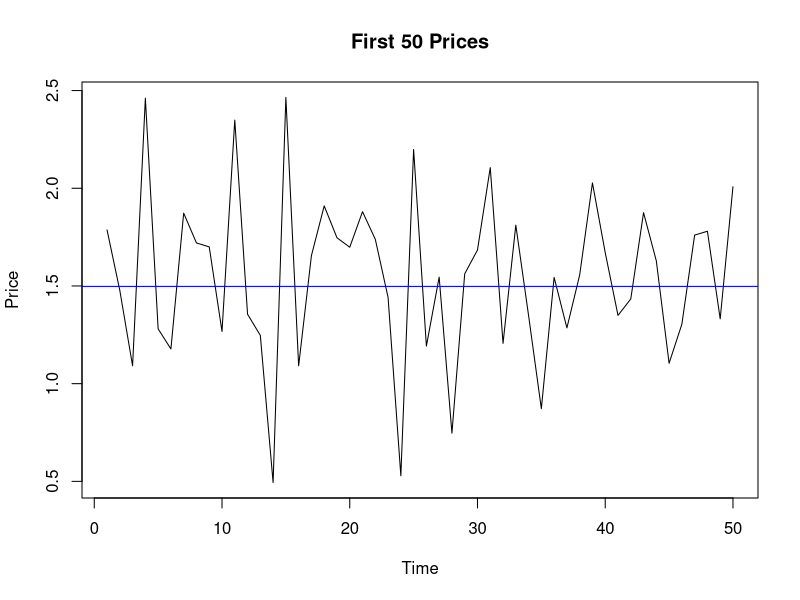
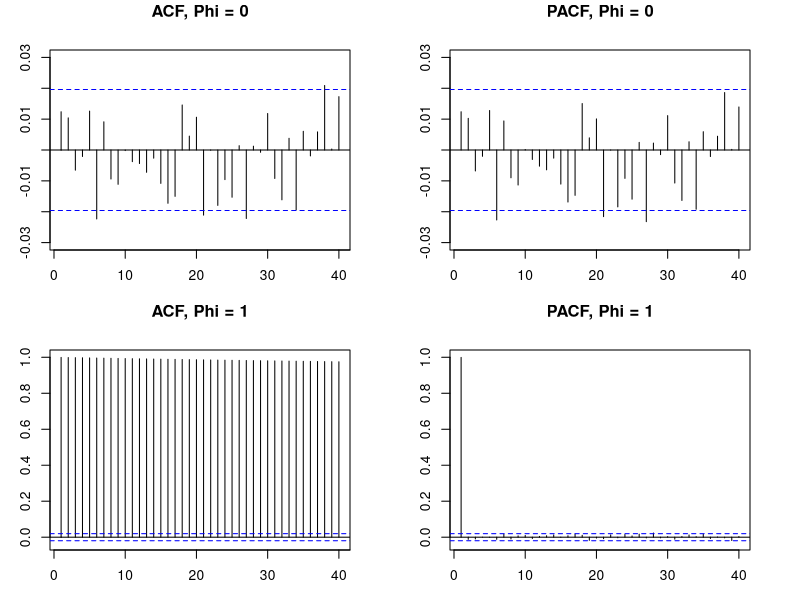
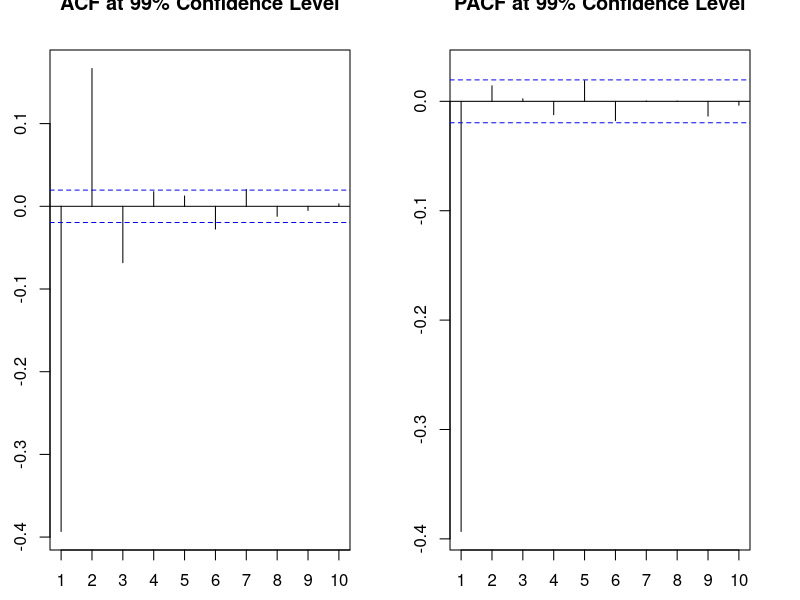
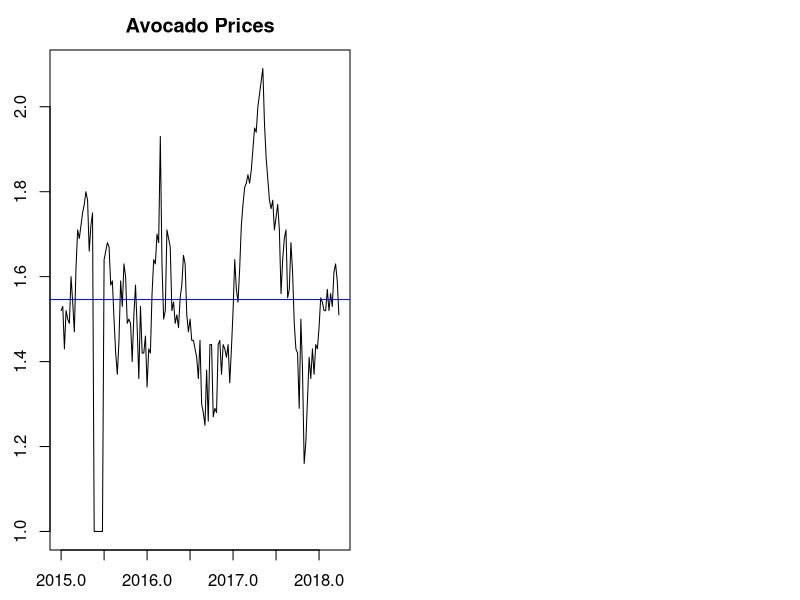
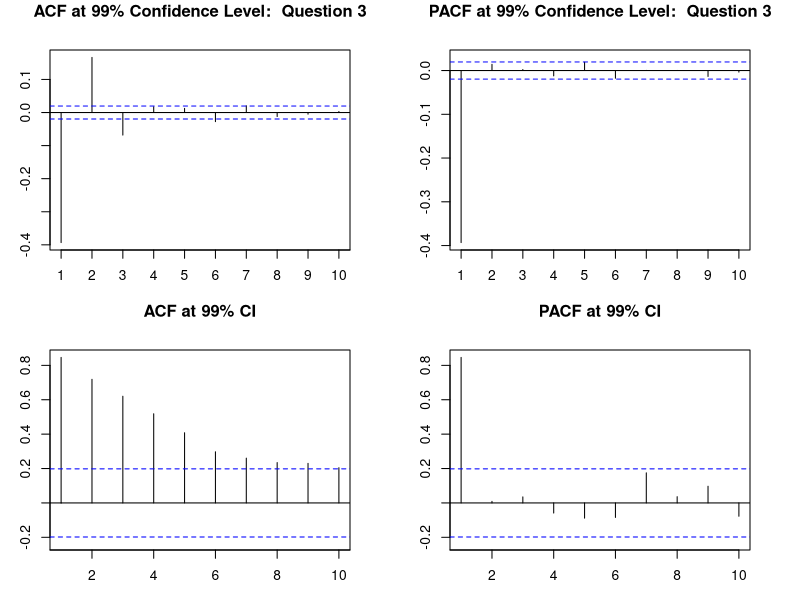
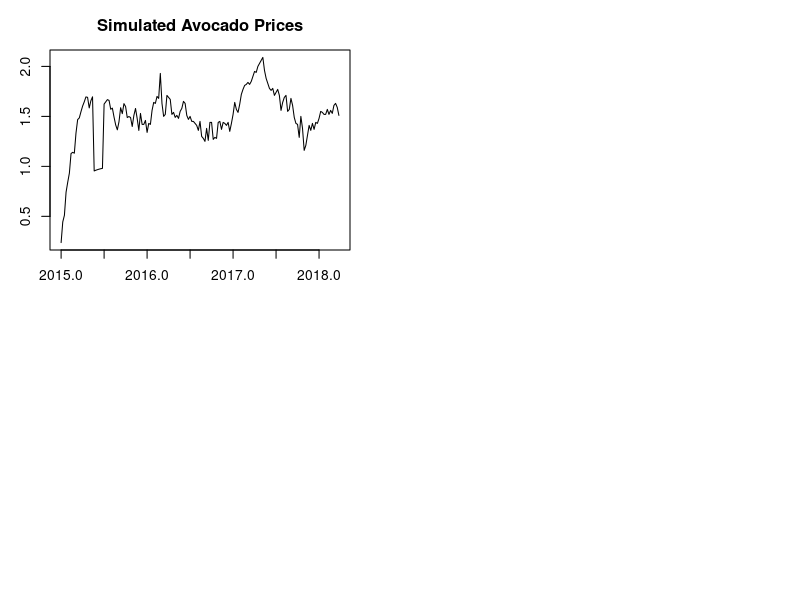
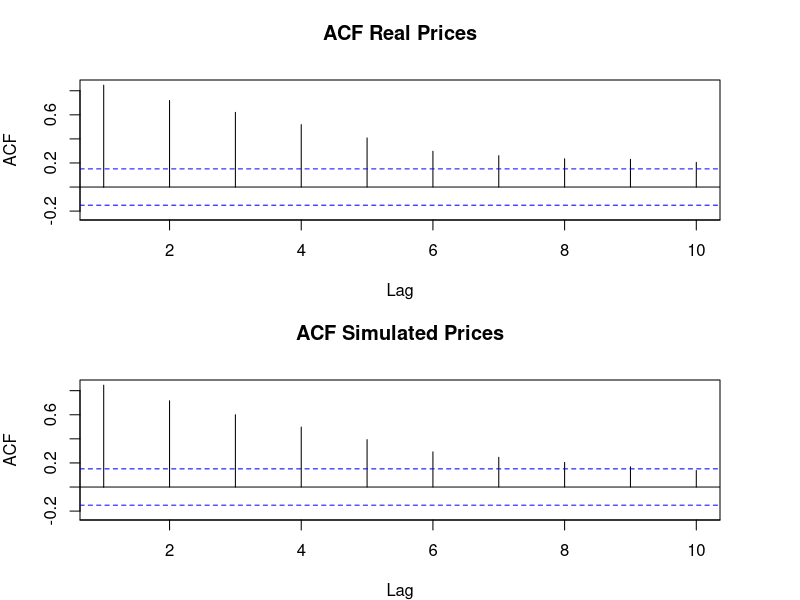
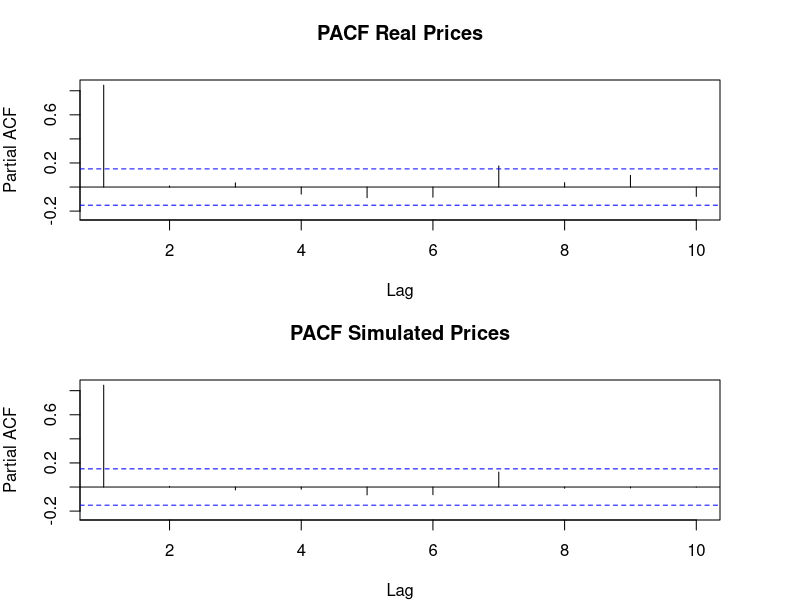

Write R code to recreate these figures, in order.
## ---- chunk 1
knitr::opts_chunk$set(echo = TRUE)
library(stats)
library(forecast)
library(urca)
library(dynlm)
set.seed(1) # just thought it would be a Good idea when we will run this program many times 
rm(list = ls())
## ---- chunk 2
Pstar= 1.5 # A)
Phi= -.4 #B)
error= rnorm(10000,0,sqrt(0.25))
prices= c()
price.lag= 0 
for(i in (seq(1:10000))){
  prices[i]<- Pstar * (1-Phi)+ (Phi*price.lag)+error[i]
  price.lag<- prices[i]
} # C

## ---- chunk 3
# plot first 50 
avgprice= mean(prices)
ts.prices= ts(prices, frequency = 1)
plot( main = "First 50 Prices", ylab = "Price", window(ts.prices, end= c(50)))
abline(h=(avgprice), col = "blue")


#Stationary Plot 
print("Startionary Comparision for phi = -.4 Time series")
ts.prices %>% ur.kpss() %>% summary()

par(mfrow= c(2,2), mai= rep(0.5,4))

#When Phi = 0 
price1 = c()
Phi1= 0 
price.lag= 0 
for(i in (seq(1:10000))){
  price1[i]<- Pstar * (1-Phi1)+ (Phi1*price.lag)+error[i]
  price.lag<- price1[i]
}

ts.price1= ts(price1,frequency = 1)
Acf(ts.price1, main = "ACF, Phi = 0")
Pacf(ts.price1, main = "PACF, Phi = 0")

#When Phi = 1
price2 = c()
Phi2= 1 
price.lag= 0 
for(i in (seq(1:10000))){
  price2[i]<- Pstar * (1-Phi2)+ (Phi2*price.lag)+error[i]
  price.lag<- price2[i]
}

ts.price2= ts(price2,frequency = 1)
Acf(ts.price2, main = "ACF, Phi = 1")
Pacf(ts.price2, main = "PACF, Phi = 1")

print("Startionary Comparision for phi = 0 Time series")
ts.price1 %>% ur.kpss() %>% summary()
print("Startionary Comparision for phi = 1 Time series")
ts.price2 %>% ur.kpss() %>% summary()

library(tseries)
adf.test(ts.prices) # p-value < 0.05 indicates the TS is stationary we have a pvalue of .01 thus stationary
## ---- chunk 4
par(mfrow=c(1,2))
Acf(prices, main ='ACF at 99% Confidence Level',  lag.max=10)
Pacf(prices, main ='PACF at 99% Confidence Level',  lag.max=10)
## ---- chunk 5
ts.prices.regression= dynlm(ts.prices~L(ts.prices,-1))
ts.prices.regression$coefficients
## ---- chunk 6
avocado <- read.csv("avocado.csv")

Avocado_Prices= ts(data= avocado$Avocado_Prices, frequency = 52, start = c(2015,1))
## ---- chunk 7
avgprice= mean(Avocado_Prices)
plot(Avocado_Prices, main = "Avocado Prices", ylab= "Average Avocado Price", xlab = "Dates")
abline(h = avgprice, col= "blue")
## ---- chunk 8
par(mfrow= c(2,2), mai= rep(.5,4))

Acf(prices, main ='ACF at 99% Confidence Level:  Question 3',  lag.max=10)
Pacf(prices, main ='PACF at 99% Confidence Level:  Question 3',  lag.max=10)

Acf(Avocado_Prices, main ='ACF at 99% CI',  lag.max=10,ci=0.99)
Pacf(Avocado_Prices, main ='PACF at 99% CI',  lag.max=10,ci=0.99)

## ---- chunk 9
Avocado.ar= Arima(Avocado_Prices, order = c(1,0,0), method = "CSS")
Avocado.ar
Avocadophi= 0.8465 
Avocadoequ= 1.5461
## ---- chunk 10
simavocado= c()
avocadolag=0 
avocadoerror= Avocado.ar$residuals
for(i in (seq(1:length(avocadoerror)))){
  simavocado[i]<- Avocadoequ * (1-Avocadophi)+ (Avocadophi*avocadolag)+avocadoerror[i]
  
  avocadolag<- simavocado[i]
}

ts.sim.avocado = ts(simavocado,frequency = 52, start = c(2015,1))
plot(ts.sim.avocado, main = "Simulated Avocado Prices")

par(mfrow=c(2,1), mai = rep(.8,4))
Acf(Avocado_Prices, main = "ACF Real Prices", lag.max=10)
Acf(ts.sim.avocado, main = "ACF Simulated Prices", lag.max=10)

par(mfrow=c(2,1), mai = rep(.8,4))
Pacf(Avocado_Prices, main = "PACF Real Prices", lag.max=10)
Pacf(ts.sim.avocado, main = "PACF Simulated Prices", lag.max=10)
## ---- chunk 11
par(mfrow= c(2,2), mai = rep(.5,4))
Acf(Avocado.ar$residuals, main = "ACF Avocado AR",lag.max=10)
Pacf(Avocado.ar$residuals, main = "PACF Avocado AR",lag.max=10)

Acf(Avocado_Prices, main = "ACF Avocado Prices: Question 7", lag.max=10)
Pacf(Avocado_Prices, main = "PACF Avocado Prices: Question 7", lag.max=10)

## ---- chunk 12
avocado.forcast= forecast(Avocado.ar,h=5)
x=avocado.forcast$mean
plot(x, main = "Avocado Forecast for the next Five Periods")
## ---- chunk 13
plot(window(Avocado_Prices), type = "l", ylab = "Avocado Prices", xlab= "Period", main= "Original Data with a 5 Period Forecast")
lines(avocado.forcast$mean, col ="blue")
